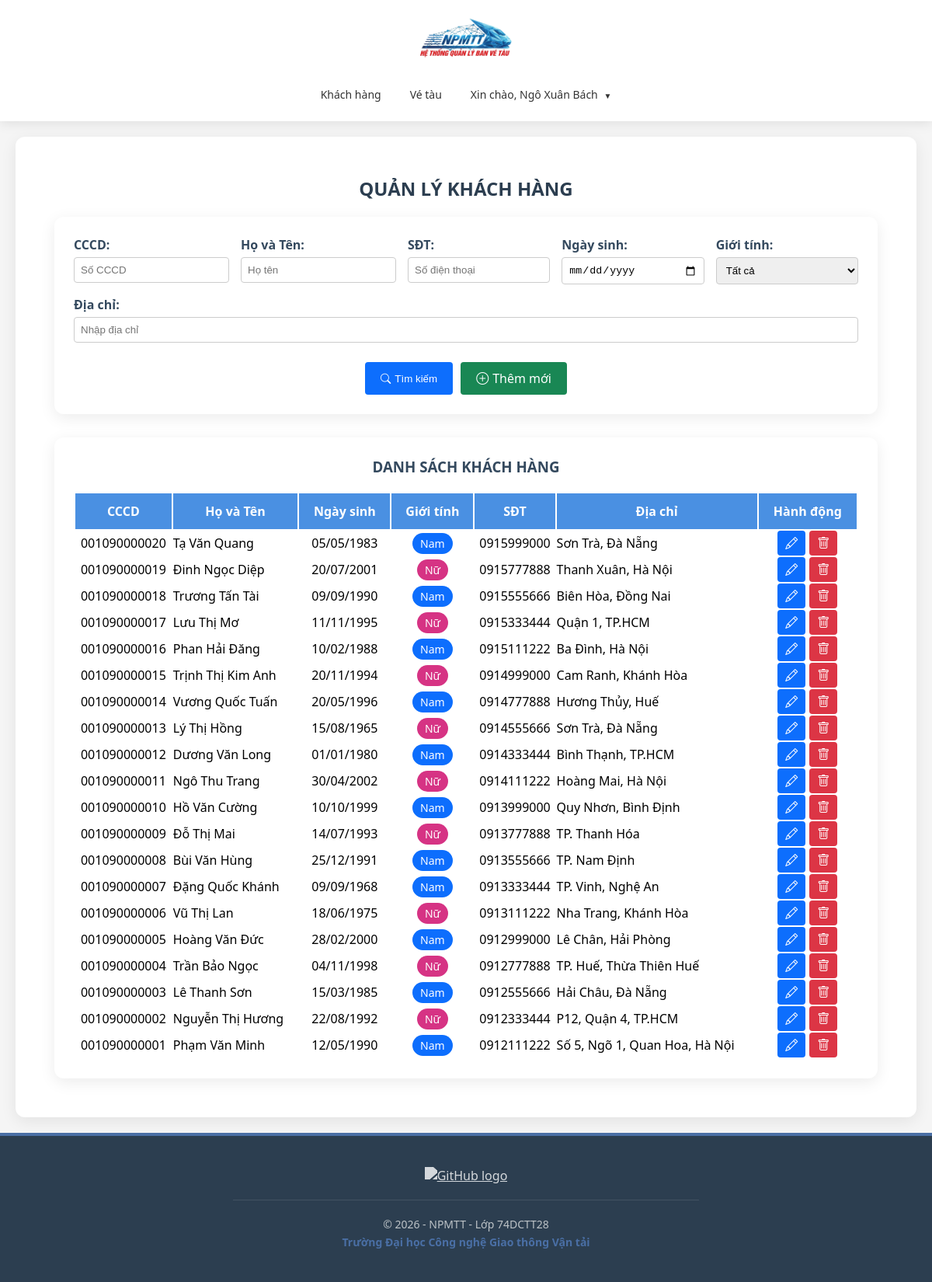
Screenshot of /modules/khach-hang/index.php (signed in) with the database file from the repository.
### tables this page shows
CREATE TABLE IF NOT EXISTS `khach_hang` (
  `id` int(11) NOT NULL AUTO_INCREMENT,
  `cccd` varchar(20) DEFAULT NULL,
  `ho_ten` varchar(100) NOT NULL,
  `ngay_sinh` date NOT NULL DEFAULT curdate(),
  `gioi_tinh` varchar(20) NOT NULL,
  `sdt` varchar(20) NOT NULL,
  `dia_chi` varchar(255) NOT NULL,
  PRIMARY KEY (`id`),
  UNIQUE KEY `sdt` (`sdt`),
  UNIQUE KEY `cccd` (`cccd`)
);

### modules/khach-hang/index.php (the view, shortened to what this page needs)
<?php
require_once __DIR__ . '/../../bootstrap.php';
require_once __DIR__ . '/../../includes/header.php';
$conn = $db->getConnection();
$cccd = isset($_POST['cccd']) ? $_POST['cccd'] : '';
$ho_ten = isset($_POST['ho_ten']) ? $_POST['ho_ten'] : '';
$ngay_sinh = isset($_POST['ngay_sinh']) ? $_POST['ngay_sinh'] : '';
$sdt = isset($_POST['sdt']) ? $_POST['sdt'] : '';
$dia_chi = isset($_POST['dia_chi']) ? $_POST['dia_chi'] : '';
$sql = "SELECT * FROM khach_hang WHERE 1=1";
$params = [];
$sql .= " ORDER BY id DESC";
$stmt = $conn->prepare($sql);
$stmt->execute($params);
$data_search = $stmt->fetchAll();
?>
<div class="container" style="padding: 20px; max-width: 1400px; margin: 0 auto;">
    <h2 style="color: #2c3e50; text-align: center; margin-bottom: 20px;">QUẢN LÝ KHÁCH HÀNG</h2>
    <div style="background: #fff; padding: 25px; border-radius: 12px; box-shadow: 0 5px 20px rgba(0, 0, 0, 0.08); margin-bottom: 30px;">
        <form method="post" action="">
            <div style="display: flex; flex-wrap: wrap; gap: 15px;">
                <div style="flex: 1; min-width: 200px;">
                    <label style="font-weight: 600; color: #34495e;">CCCD:</label>
                    <input type="text" name="cccd" value="<?php echo htmlspecialchars($cccd); ?>" placeholder="Số CCCD"
                        class="form-control" style="width: 100%; padding: 8px; margin-top: 5px; border: 1px solid #ccc; border-radius: 4px;">
                </div>
                <div style="flex: 1; min-width: 200px;">
                    <label style="font-weight: 600; color: #34495e;">Họ và Tên:</label>
                    <input type="text" name="ho_ten" value="<?php echo htmlspecialchars($ho_ten); ?>" placeholder="Họ tên"
                        class="form-control" style="width: 100%; padding: 8px; margin-top: 5px; border: 1px solid #ccc; border-radius: 4px;">
                </div>
                <div style="flex: 1; min-width: 150px;">
                    <label style="font-weight: 600; color: #34495e;">SĐT:</label>
                    <input type="text" name="sdt" value="<?php echo htmlspecialchars($sdt); ?>" placeholder="Số điện thoại"
                        class="form-control" style="width: 100%; padding: 8px; margin-top: 5px; border: 1px solid #ccc; border-radius: 4px;">
                </div>
                <div style="flex: 1; min-width: 150px;">
                    <label style="font-weight: 600; color: #34495e;">Ngày sinh:</label>
                    <input type="date" name="ngay_sinh" value="<?php echo htmlspecialchars($ngay_sinh); ?>"
                        class="form-control" style="width: 100%; padding: 8px; margin-top: 5px; border: 1px solid #ccc; border-radius: 4px;">
                </div>
                <div style="flex: 1; min-width: 150px;">
                    <label style="font-weight: 600; color: #34495e;">Giới tính:</label>
                    <select name="gioi_tinh" class="form-control" style="width: 100%; padding: 8px; margin-top: 5px; border: 1px solid #ccc; border-radius: 4px;">
                        <option value="">Tất cả</option>
                    </select>
                </div>
                <div style="flex: 2; min-width: 300px;">
                    <label style="font-weight: 600; color: #34495e;">Địa chỉ:</label>
                    <input type="text" name="dia_chi" value="<?php echo htmlspecialchars($dia_chi); ?>" placeholder="Nhập địa chỉ"
                        class="form-control" style="width: 100%; padding: 8px; margin-top: 5px; border: 1px solid #ccc; border-radius: 4px;">
                </div>
            </div>
            <div style="margin-top: 25px; display: flex; gap: 10px; justify-content: center; flex-wrap: wrap;">
                <button type="submit" name="btnSearch" style="background: #0d6efd; color: white; padding: 10px 20px; border: none; border-radius: 4px; cursor: pointer; display: inline-flex; align-items: center; gap: 5px;">
                    <i class="bi bi-search"></i> Tìm kiếm
                </button>
                <a href="them.php" style="background: #198754; color: white; padding: 10px 20px; border: none; border-radius: 4px; text-decoration: none; display: inline-flex; align-items: center; gap: 5px;">
                    <i class="bi bi-plus-circle"></i> Thêm mới
                </a>
            </div>
        </form>
    </div>
    <div style="background: #fff; padding: 25px; border-radius: 12px; box-shadow: 0 5px 20px rgba(0, 0, 0, 0.08);">
        <h3 style="text-align: center; margin-bottom: 20px; color: #34495e;">DANH SÁCH KHÁCH HÀNG</h3>
        <div class="table-responsive">
            <table class="table table-bordered table-hover" style="width: 100%; margin-bottom: 0;">
                <thead style="background-color: #4a90e2; color: white;">
                    <tr>
                        <th style="padding: 12px; text-align: center;">CCCD</th>
                        <th style="padding: 12px; text-align: center;">Họ và Tên</th>
                        <th style="padding: 12px; text-align: center;">Ngày sinh</th>
                        <th style="padding: 12px; text-align: center;">Giới tính</th>
                        <th style="padding: 12px; text-align: center;">SĐT</th>
                        <th style="padding: 12px; text-align: center;">Địa chỉ</th>
                        <th style="padding: 12px; text-align: center;">Hành động</th>
                    </tr>
                </thead>
                <tbody>
                    <?php
                    if (count($data_search) > 0) {
                        foreach ($data_search as $row) {
                    ?>
                            <tr>
                                <td style="text-align: center; vertical-align: middle;"><?php echo htmlspecialchars($row['cccd']); ?></td>
                                <td style="vertical-align: middle;"><?php echo htmlspecialchars($row['ho_ten']); ?></td>
                                <td style="text-align: center; vertical-align: middle;">
                                    <?php echo !empty($row['ngay_sinh']) ? htmlspecialchars(date('d/m/Y', strtotime($row['ngay_sinh']))) : ''; ?>
                                </td>
                                <td style="text-align: center; vertical-align: middle;">
                                    <?php
                                    $bg_color = '#6c757d';
                                    if ($row['gioi_tinh'] == 'Nam') $bg_color = '#0d6efd';
                                    if ($row['gioi_tinh'] == 'Nữ') $bg_color = '#d63384';
                                    ?>
                                    <span style="background-color: <?php echo $bg_color; ?>; color: white; padding: 4px 10px; border-radius: 15px; font-size: 14px;">
                                        <?php echo htmlspecialchars($row['gioi_tinh']); ?>
                                    </span>
                                </td>
                                <td style="text-align: center; vertical-align: middle;"><?php echo htmlspecialchars($row['sdt']); ?></td>
                                <td style="vertical-align: middle;"><?php echo htmlspecialchars($row['dia_chi']); ?></td>
                                <td style="text-align: center; vertical-align: middle;">
                                    <div style="display: flex; gap: 5px; justify-content: center;">
                                        <a href="sua.php?id=<?php echo $row['id']; ?>" title="Cập nhật"
                                            style="background: #0d6efd; color: white; padding: 5px 10px; border-radius: 4px; text-decoration: none;">
                                            <i class="bi bi-pencil"></i>
                                        </a>
                                        <a href="xoa.php?id=<?php echo $row['id']; ?>"
                                            onclick="return confirm('Bạn có chắc chắn muốn xóa khách hàng này?')" title="Xóa"
                                            style="background: #dc3545; color: white; padding: 5px 10px; border-radius: 4px; text-decoration: none;">
                                            <i class="bi bi-trash"></i>
                                        </a>
                                    </div>
                                </td>
                            </tr>
                    <?php
                        }
                    } else {
                        echo "<tr><td colspan='8' class='text-center text-muted' style='padding: 20px;'>Không tìm thấy dữ liệu</td></tr>";
                    }
                    ?>
                </tbody>
            </table>
        </div>
    </div>
</div>
<link rel="stylesheet" href="https://cdn.jsdelivr.net/npm/bootstrap-icons@1.10.0/font/bootstrap-icons.css">
<?php
require_once '../../includes/footer.php';
?>

### assets/css/layout.css (style rules this page uses)
* { margin: 0; padding: 0; box-sizing: border-box; }
body { font-family: 'Segoe UI', Tahoma, Geneva, Verdana, sans-serif; background-color: #f5f5f5; min-height: 100vh; display: flex; flex-direction: column; }

### rows the page displays
khach_hang: cccd "001090000020", ho_ten "Tạ Văn Quang", ngay_sinh "05/05/1983", gioi_tinh "Nam", sdt "0915999000", dia_chi "Sơn Trà, Đà Nẵng"
khach_hang: cccd "001090000019", ho_ten "Đinh Ngọc Diệp", ngay_sinh "20/07/2001", gioi_tinh "Nữ", sdt "0915777888", dia_chi "Thanh Xuân, Hà Nội"
khach_hang: cccd "001090000018", ho_ten "Trương Tấn Tài", ngay_sinh "09/09/1990", gioi_tinh "Nam", sdt "0915555666", dia_chi "Biên Hòa, Đồng Nai"
khach_hang: cccd "001090000017", ho_ten "Lưu Thị Mơ", ngay_sinh "11/11/1995", gioi_tinh "Nữ", sdt "0915333444", dia_chi "Quận 1, TP.HCM"
khach_hang: cccd "001090000016", ho_ten "Phan Hải Đăng", ngay_sinh "10/02/1988", gioi_tinh "Nam", sdt "0915111222", dia_chi "Ba Đình, Hà Nội"
khach_hang: cccd "001090000015", ho_ten "Trịnh Thị Kim Anh", ngay_sinh "20/11/1994", gioi_tinh "Nữ", sdt "0914999000", dia_chi "Cam Ranh, Khánh Hòa"
khach_hang: cccd "001090000014", ho_ten "Vương Quốc Tuấn", ngay_sinh "20/05/1996", gioi_tinh "Nam", sdt "0914777888", dia_chi "Hương Thủy, Huế"
khach_hang: cccd "001090000013", ho_ten "Lý Thị Hồng", ngay_sinh "15/08/1965", gioi_tinh "Nữ", sdt "0914555666", dia_chi "Sơn Trà, Đà Nẵng"
khach_hang: cccd "001090000012", ho_ten "Dương Văn Long", ngay_sinh "01/01/1980", gioi_tinh "Nam", sdt "0914333444", dia_chi "Bình Thạnh, TP.HCM"
khach_hang: cccd "001090000011", ho_ten "Ngô Thu Trang", ngay_sinh "30/04/2002", gioi_tinh "Nữ", sdt "0914111222", dia_chi "Hoàng Mai, Hà Nội"
khach_hang: cccd "001090000010", ho_ten "Hồ Văn Cường", ngay_sinh "10/10/1999", gioi_tinh "Nam", sdt "0913999000", dia_chi "Quy Nhơn, Bình Định"
khach_hang: cccd "001090000009", ho_ten "Đỗ Thị Mai", ngay_sinh "14/07/1993", gioi_tinh "Nữ", sdt "0913777888", dia_chi "TP. Thanh Hóa"
khach_hang: cccd "001090000008", ho_ten "Bùi Văn Hùng", ngay_sinh "25/12/1991", gioi_tinh "Nam", sdt "0913555666", dia_chi "TP. Nam Định"
khach_hang: cccd "001090000007", ho_ten "Đặng Quốc Khánh", ngay_sinh "09/09/1968", gioi_tinh "Nam", sdt "0913333444", dia_chi "TP. Vinh, Nghệ An"
khach_hang: cccd "001090000006", ho_ten "Vũ Thị Lan", ngay_sinh "18/06/1975", gioi_tinh "Nữ", sdt "0913111222", dia_chi "Nha Trang, Khánh Hòa"
khach_hang: cccd "001090000005", ho_ten "Hoàng Văn Đức", ngay_sinh "28/02/2000", gioi_tinh "Nam", sdt "0912999000", dia_chi "Lê Chân, Hải Phòng"
khach_hang: cccd "001090000004", ho_ten "Trần Bảo Ngọc", ngay_sinh "04/11/1998", gioi_tinh "Nữ", sdt "0912777888", dia_chi "TP. Huế, Thừa Thiên Huế"
khach_hang: cccd "001090000003", ho_ten "Lê Thanh Sơn", ngay_sinh "15/03/1985", gioi_tinh "Nam", sdt "0912555666", dia_chi "Hải Châu, Đà Nẵng"
khach_hang: cccd "001090000002", ho_ten "Nguyễn Thị Hương", ngay_sinh "22/08/1992", gioi_tinh "Nữ", sdt "0912333444", dia_chi "P12, Quận 4, TP.HCM"
khach_hang: cccd "001090000001", ho_ten "Phạm Văn Minh", ngay_sinh "12/05/1990", gioi_tinh "Nam", sdt "0912111222", dia_chi "Số 5, Ngõ 1, Quan Hoa, Hà Nội"

### other values shown
$_SESSION['user']['ho_ten'] "Ngô Xuân Bách"
